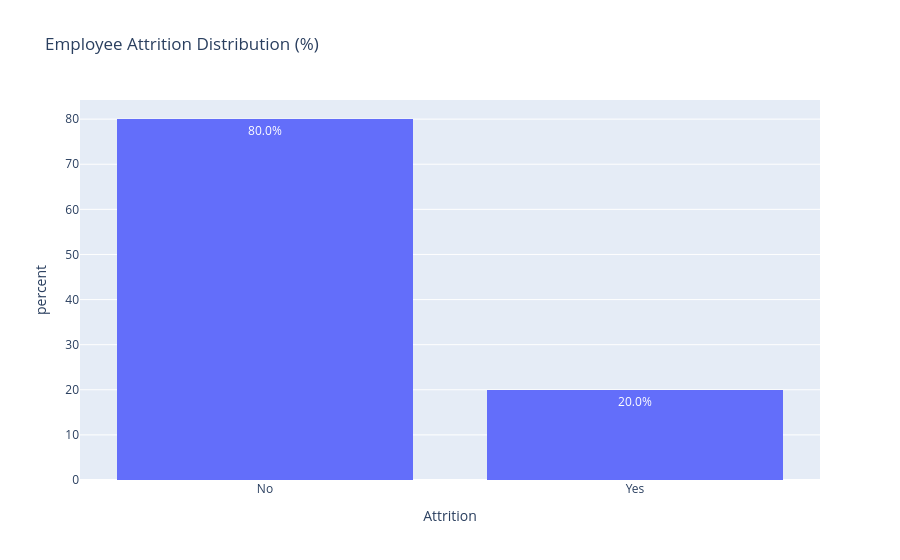

This figure's notebook cell:
### Markdown cell above
- What is the distribution of employee attrition?

### Code cell
fig = px.histogram(df,x="Attrition",histnorm="percent",text_auto=".1f",title="Employee Attrition Distribution (%)")

fig.update_traces(texttemplate="%{y:.1f}%")
fig

### Figure 1 — Plotly figure (JSON) as saved in the notebook; plotly's stock layout.template omitted (floating-point values rounded to 4 significant figures; data arrays with more than 128 entries replaced by an {"elided": "..."} marker saying what was removed)
{"data": [{"bingroup": "x", "histnorm": "percent", "hovertemplate": "Attrition=%{x}<br>percent=%{y}<extra></extra>", "legendgroup": "", "marker": {"color": "#636efa", "pattern": {"shape": ""}}, "name": "", "orientation": "v", "showlegend": false, "texttemplate": "%{y:.1f}%", "type": "histogram", "x": {"elided": "10000 str values"}, "xaxis": "x", "yaxis": "y"}], "layout": {"barmode": "relative", "legend": {"tracegroupgap": 0}, "title": {"text": "Employee Attrition Distribution (%)"}, "xaxis": {"anchor": "y", "domain": [0, 1], "title": {"text": "Attrition"}}, "yaxis": {"anchor": "x", "domain": [0, 1], "title": {"text": "percent"}}}}
